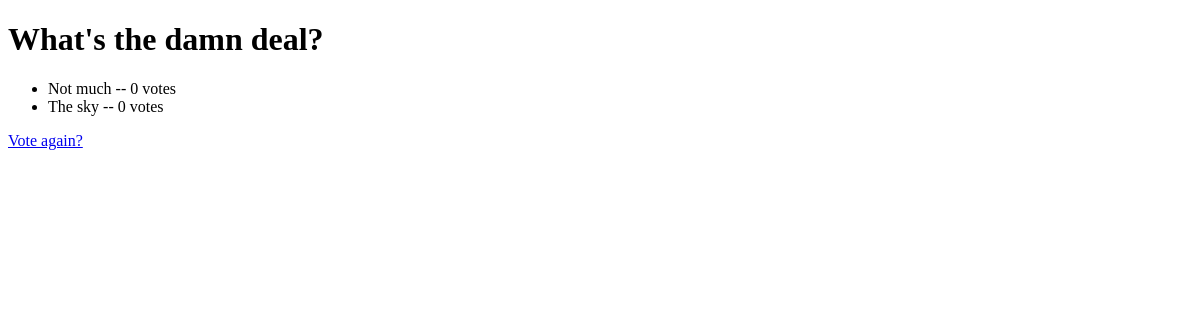
Page /pollster/1/results/ on the earlier database version.
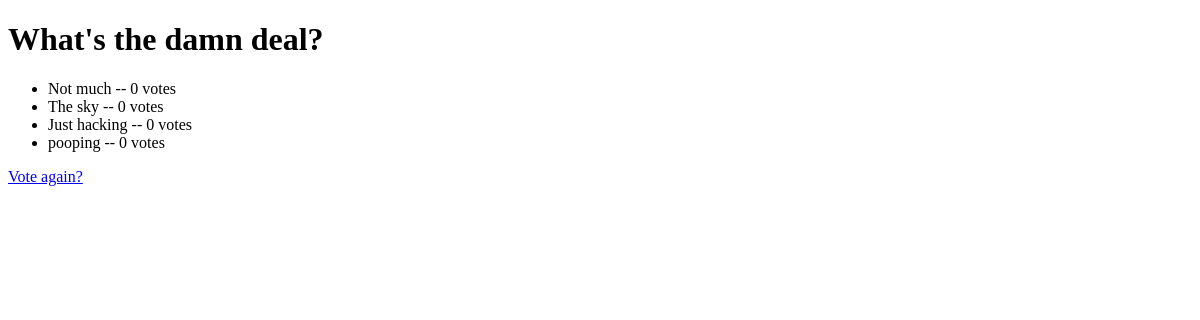
Same page on the later database version.
### pollster/models.py (models this page shows, shortened)
class Choice(models.Model):
    question = models.ForeignKey(Question, on_delete=models.CASCADE)
    choice_text = models.CharField(max_length=200)
    votes = models.IntegerField(default=0)

### pollster/views.py (the view)
# urls.py: path('<int:question_id>/results/', views.results, name='results'),
def results(request, question_id):
    question = get_object_or_404(Question, pk=question_id)
    return render(request, 'pollster/results.html', {'question': question})

### pollster/templates/pollster/results.html (shortened to what this page needs)
<!DOCTYPE html>
<html lang="en">
<head>
</head>
<body>
    <h1>{{ question.question_text }}</h1>
    <ul>
    {% for choice in question.choice_set.all %}
        <li>{{ choice.choice_text }} -- {{ choice.votes }} vote{{ choice.votes | pluralize }}</li>
    {% endfor %}
    </ul>
    <a href="{% url 'pollster:detail' question.id %}">Vote again?</a>
</body>
</html>

Differences in the rows shown:
added Choice: choice_text "Just hacking", votes "0", votes|pluralize "s"
added Choice: choice_text "pooping", votes "0", votes|pluralize "s"
